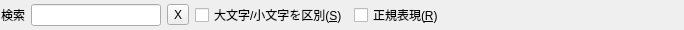
<?xml version="1.0" encoding="UTF-8"?>
<ui version="4.0">
 <class>ChannelListFindBar</class>
 <widget class="QWidget" name="ChannelListFindBar">
  <property name="geometry">
   <rect>
    <x>0</x>
    <y>0</y>
    <width>684</width>
    <height>30</height>
   </rect>
  </property>
  <property name="windowTitle">
   <string>Form</string>
  </property>
  <layout class="QHBoxLayout">
   <property name="spacing">
    <number>6</number>
   </property>
   <property name="margin">
    <number>1</number>
   </property>
   <item>
    <widget class="QLabel" name="label">
     <property name="sizePolicy">
      <sizepolicy hsizetype="Fixed" vsizetype="Preferred">
       <horstretch>0</horstretch>
       <verstretch>0</verstretch>
      </sizepolicy>
     </property>
     <property name="text">
      <string>検索</string>
     </property>
    </widget>
   </item>
   <item>
    <widget class="QLineEdit" name="lineEdit">
     <property name="sizePolicy">
      <sizepolicy hsizetype="Fixed" vsizetype="Fixed">
       <horstretch>0</horstretch>
       <verstretch>0</verstretch>
      </sizepolicy>
     </property>
     <property name="minimumSize">
      <size>
       <width>130</width>
       <height>0</height>
      </size>
     </property>
     <property name="maximumSize">
      <size>
       <width>130</width>
       <height>16777215</height>
      </size>
     </property>
    </widget>
   </item>
   <item>
    <widget class="QToolButton" name="clearButton">
     <property name="styleSheet">
      <string notr="true"/>
     </property>
     <property name="text">
      <string>X</string>
     </property>
     <property name="checkable">
      <bool>false</bool>
     </property>
     <property name="toolButtonStyle">
      <enum>Qt::ToolButtonIconOnly</enum>
     </property>
     <property name="autoRaise">
      <bool>false</bool>
     </property>
    </widget>
   </item>
   <item>
    <widget class="QCheckBox" name="caseSensitivityCheckBox">
     <property name="sizePolicy">
      <sizepolicy hsizetype="Fixed" vsizetype="Fixed">
       <horstretch>0</horstretch>
       <verstretch>0</verstretch>
      </sizepolicy>
     </property>
     <property name="text">
      <string>大文字/小文字を区別(&amp;S)</string>
     </property>
    </widget>
   </item>
   <item>
    <widget class="QCheckBox" name="regExpCheckBox">
     <property name="sizePolicy">
      <sizepolicy hsizetype="Fixed" vsizetype="Fixed">
       <horstretch>0</horstretch>
       <verstretch>0</verstretch>
      </sizepolicy>
     </property>
     <property name="text">
      <string>正規表現(&amp;R)</string>
     </property>
    </widget>
   </item>
   <item>
    <widget class="QLabel" name="label_2">
     <property name="text">
      <string/>
     </property>
    </widget>
   </item>
  </layout>
 </widget>
 <resources/>
 <connections/>
</ui>
